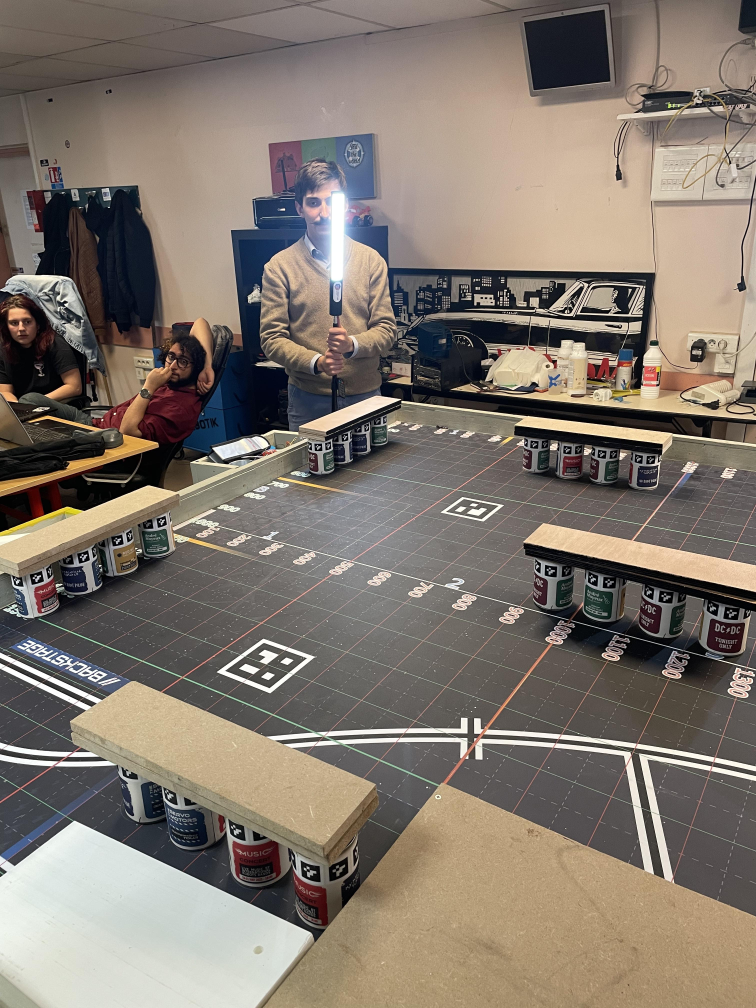
#> input picture IMG_7238.jpg, 3024 x 4032 px (shown at 1/4 size)
$ python -i OutlinedBlobOld.py   (imports and definitions only)
#> lines starting #> are read from the running program, lines starting #| are printed output that depends on the picture; after the words box and inside, x2 and y2 are one past the last pixel; in counts of white or black regions, pixels touching at a corner belong together
#> further down, picture is the input picture: shape (4032, 3024, 3); mean B, G, R 109.8, 119.4, 129.2
import cv2 as cv
import math

import numpy as np


upper_hsv = np.array([40, 255, 250])
lower_hsv = np.array([5, 100, 100])


def NoiseReduction(image) :

	return cv.GaussianBlur(image, 3, 0, 0)

""" Take a color image and return a binary mask with the colors we are interested in """
def FindAreaOfInterest(image) :

	hsv = cv.cvtColor(image, cv.COLOR_BGR2HSV)
#> hsv: shape (4032, 3024, 3); mean H, S, V 40.8, 55.8, 132.1

	mask = cv.inRange(hsv, lower_hsv, upper_hsv)
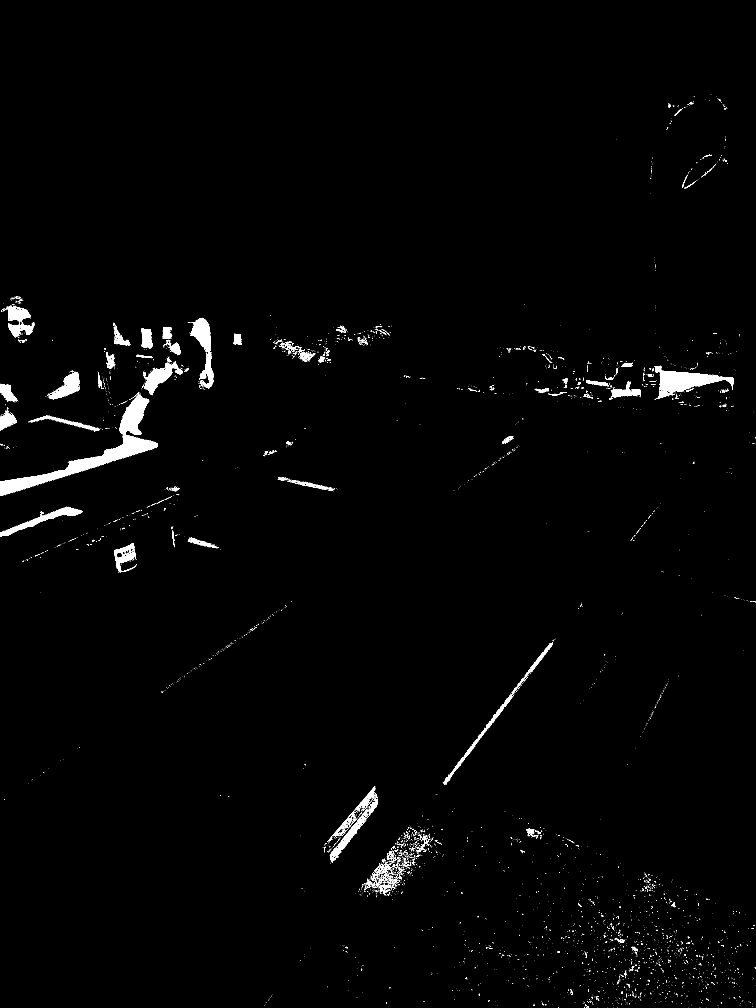
#> mask: shape (4032, 3024) (shown at 1/4 size); 1.3% white; 4822 white regions (4518 under 20 px), largest, box (x1, y1, x2, y2) and area: (0, 1570, 632, 1983) 37701, (2618, 1478, 2935, 1597) 15386, (761, 1271, 854, 1555) 10064

	cv.imshow("mask", mask)

	""" Erode to remove some noise, then inflate it to get the general area """

	kernel = np.ones((3, 3))
	kernel2 = np.ones((5, 5))

	mask = cv.erode(mask, kernel, iterations=6)
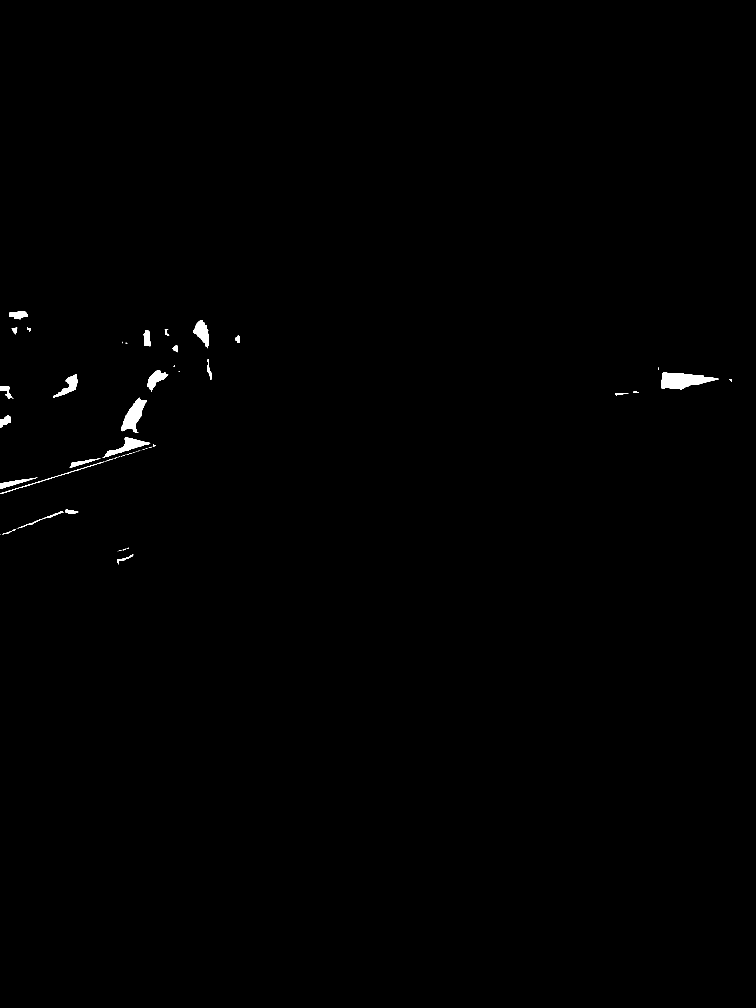
#> mask: shape (4032, 3024) (shown at 1/4 size); 0.35% white; 73 white regions (41 under 20 px), largest, box (x1, y1, x2, y2) and area: (2646, 1490, 2875, 1559) 9237, (485, 1591, 587, 1732) 6303, (414, 1748, 601, 1830) 4231

	mask = cv.dilate(mask, kernel2, iterations=20)
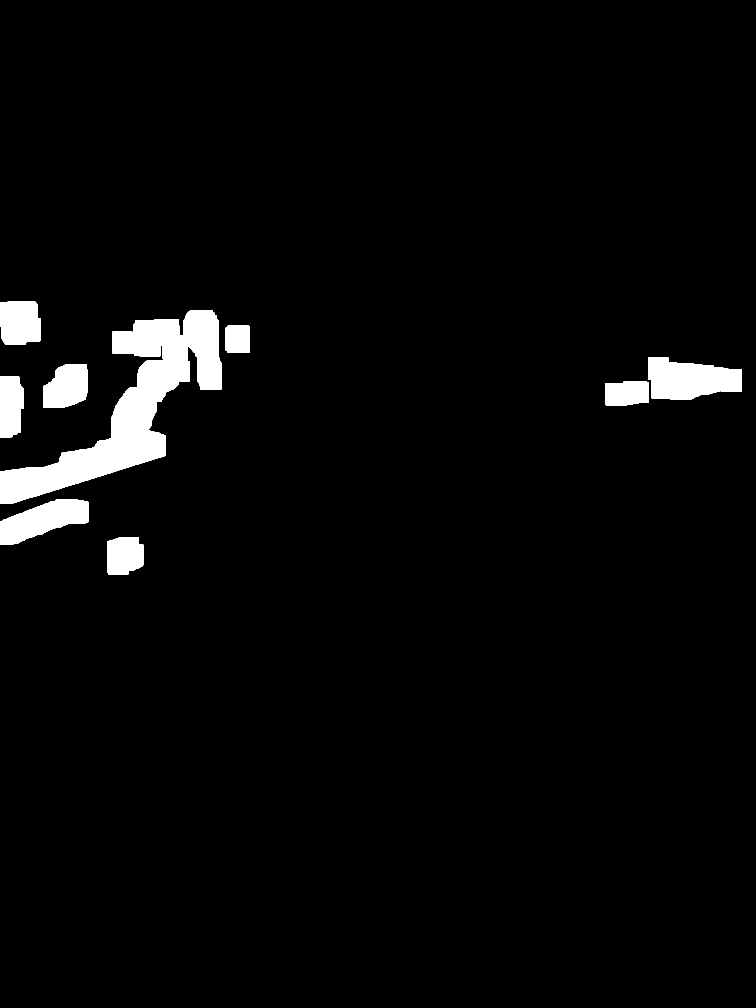
#> mask: shape (4032, 3024) (shown at 1/4 size); 3.4% white; 9 white regions, largest, box (x1, y1, x2, y2) and area: (0, 1240, 887, 2016) 207976, (2592, 1431, 2968, 1599) 47141, (0, 1996, 353, 2179) 37844

	cv.imshow("area mask", mask)

	bgrmask = cv.cvtColor(mask, cv.COLOR_GRAY2BGR)


	masked_image = cv.bitwise_and(image, bgrmask)
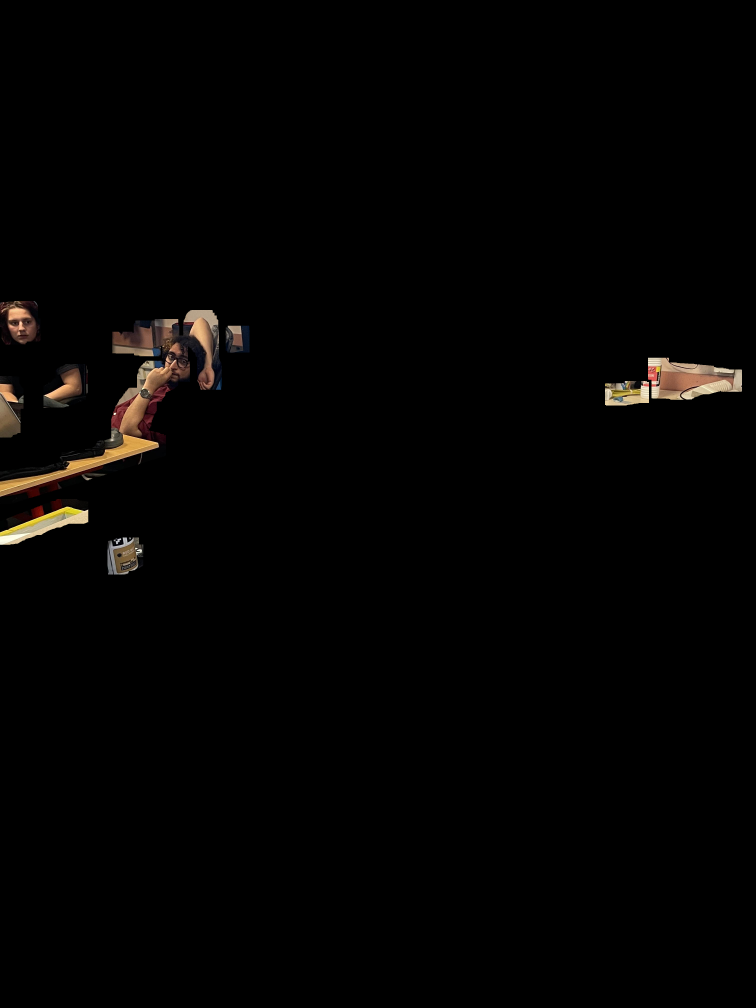
#> masked_image: shape (4032, 3024, 3) (shown at 1/4 size); mean B, G, R 2.3, 2.9, 3.8

	cv.imshow("masked image", masked_image)

	masked_image = cv.GaussianBlur(masked_image, (5, 5), 0, 0)

	return masked_image, mask


# [58 lines left out: function GetContours, not called in this run]

""" Return an array of points and an array of point indexes representing lines from openCV's array of contours """
# [33 lines left out: functions PointsAndLinesFromContours, ApproxAllPolyDP, not called in this run]


""" Reverse of the above function """
# [239 lines left out: functions ContoursFromPointsAndLines, SimplifyContours, MergePointsByDistance, ConnectColinearLines, FindLinesConnectedToPoint, GetOppositePoint and 2 more, not called in this run]


def GetLineElevation(points, line, dir) :

	return points[line[0]][1] * math.cos(dir) - points[line[0]][0] * math.sin(dir)


def GetDistance(point1, point2) :

	return math.sqrt( (point1[0] - point2[0])**2 + (point1[1] - point2[1])**2 )

>>> import cv2
>>> picture = cv2.imread('../../../IMG_7238.jpg')
>>> result = FindAreaOfInterest(picture)
